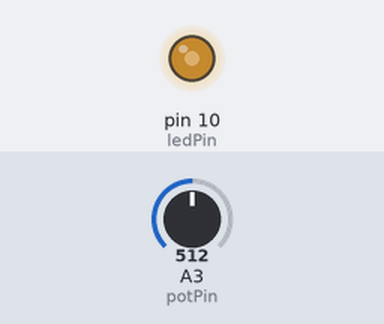
Bench run of a sketch on a simulated Arduino Uno, built with avr-gcc and run on an emulated ATmega328P. Parts: output pins drawn as LEDs (lit = HIGH). The test bench sets the inputs (shaded band); at power-on: A3 (potPin) = 512.

Above: at 1.2 s.
1.3 s: A3 (potPin) set to 716
At 2.1 s:
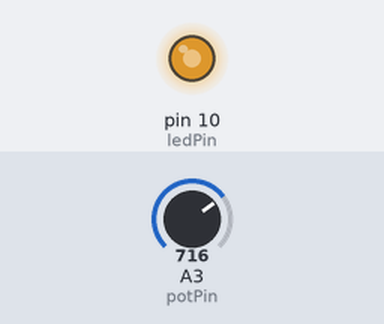
2.8 s: A3 (potPin) set to 900
At 3.2 s:
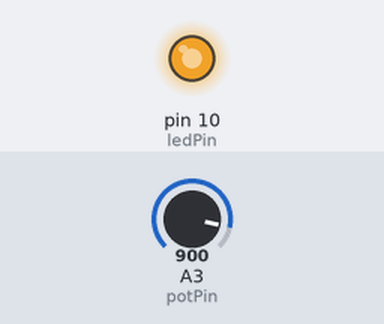
4.3 s: A3 (potPin) set to 122
At 5.5 s:
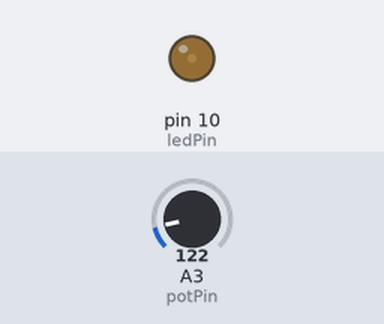
5.8 s: A3 (potPin) set to 0
At 6.7 s:
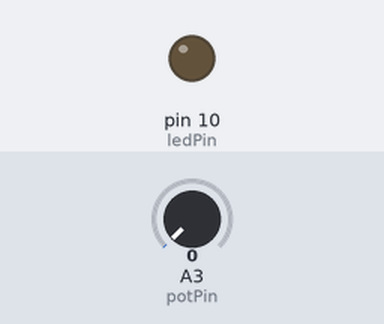
7.3 s: A3 (potPin) set to 511
At 7.8 s:
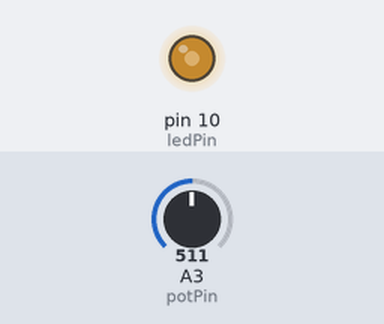
Timing chart, 0 to 9.8 s (numbered marks = the images above; inputs shaded):
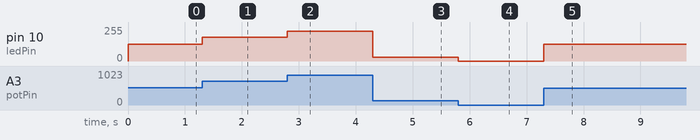

The sketch:

aulaprojeto_14_dimmableLED.ino
```cpp
int potPin = A3;
int ledPin = 10;
int potVal;
float ledVal;
void setup()
{
	pinMode(potPin, INPUT);
  	pinMode(ledPin, OUTPUT);
}
void loop()
{
	potVal = analogRead(potPin);
  	ledVal = (255./1023.)*potVal;
  	analogWrite(ledPin, ledVal);
}
```

Measured:
- after the input at 1.3 s, pin 10 (ledPin): 127/255 → 178/255 at once
- after the input at 2.8 s, pin 10 (ledPin): 178/255 → 224/255 at once
- after the input at 4.3 s, pin 10 (ledPin): 224/255 → 30/255 at once
- after the input at 5.8 s, pin 10 (ledPin): 30/255 → 0/255 at once
- after the input at 7.3 s, pin 10 (ledPin): 0/255 → 127/255 at once
